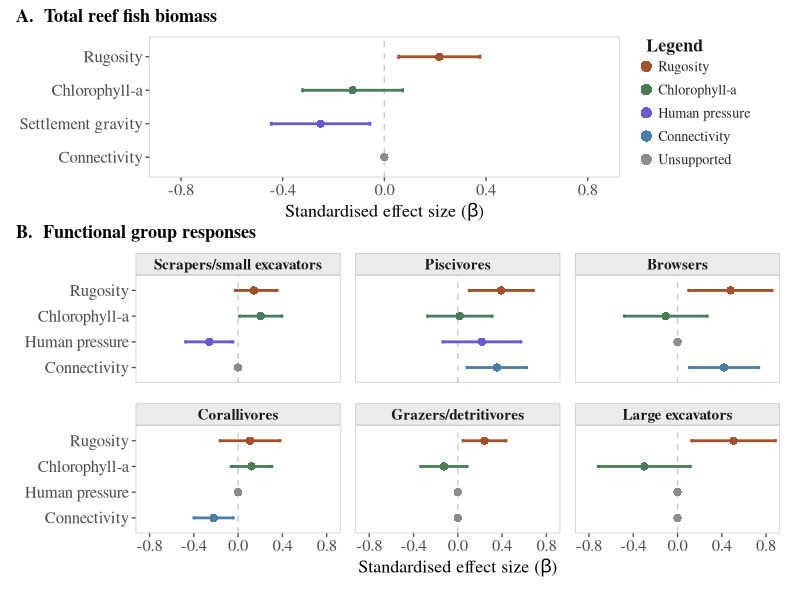
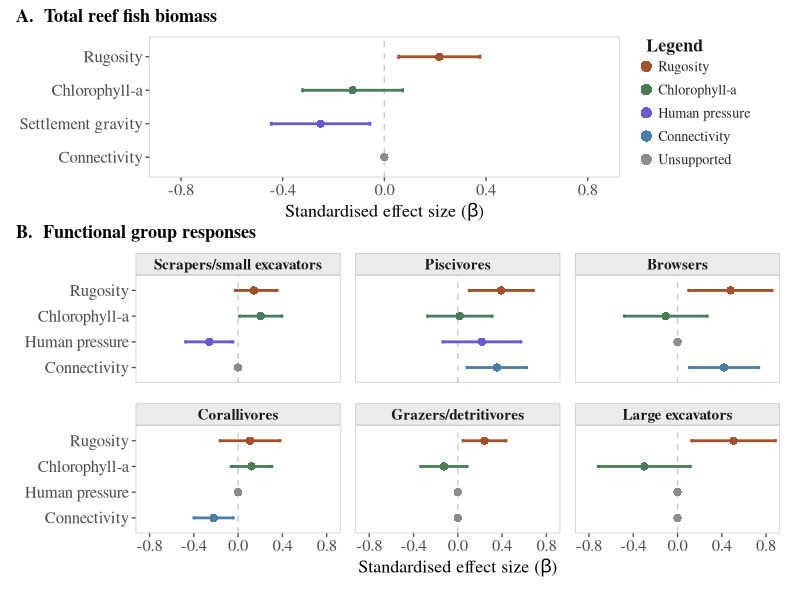

These charts were generated, in order, by the following R code:
# Packages
library(ggplot2)
library(dplyr)
library(tibble)
library(patchwork)
library(cowplot)

font <- "serif"

pred_cols <- c(
  "Rugosity"           = "#A0522D",
  "Chlorophyll-a"      = "#4A7C59",
  "Settlement gravity" = "#6A5ACD",
  "Human pressure"     = "#6A5ACD",
  "Connectivity"       = "#4A7FA5"
)

x_scale <- scale_x_continuous(
  limits = c(-0.925, 0.925),
  breaks = c(-0.8, -0.4, 0, 0.4, 0.8),
  expand = expansion(mult = c(0, 0))
)

base_panel_theme <- theme_classic(base_family = font) +
  theme(
    axis.title.x     = element_text(size = 13),
    axis.text.y      = element_text(size = 12),
    axis.text.x      = element_text(size = 12),
    axis.line        = element_blank(),
    axis.ticks       = element_line(linewidth = 0.45, color = "grey30"),
    panel.border     = element_rect(color = "grey75", fill = NA, linewidth = 0.4),
    panel.background = element_rect(fill = "white", color = NA),
    plot.background  = element_rect(fill = "white", color = NA),
    legend.position  = "none",
    plot.margin      = margin(4, 4, 4, 4),
    strip.background = element_rect(fill = "grey92", color = "grey75", linewidth = 0.4),
    strip.text       = element_text(size = 11, face = "bold", family = font,
                                    margin = margin(3, 0, 3, 0))
  )

# 1. Total Biomass ----
total_biomass <- tribble(
  ~term,               ~beta,  ~lower,  ~upper,  ~status,
  "Rugosity",           0.216,  0.056,   0.376,  "supported",
  "Chlorophyll-a",     -0.125, -0.322,   0.072,  "supported",
  "Settlement gravity",-0.251, -0.445,  -0.057,  "supported",
  "Connectivity",       0.000,     NA,      NA,   "unsupported"
)

plot_total <- ggplot(total_biomass, aes(x = beta, y = term)) +
  geom_vline(xintercept = 0, linewidth = 0.5, linetype = "dashed", color = "grey80") +
  geom_errorbarh(
    data = filter(total_biomass, status == "supported"),
    aes(xmin = lower, xmax = upper, color = term),
    height = 0.12, linewidth = 0.95
  ) +
  geom_point(
    data = filter(total_biomass, status == "supported"),
    aes(color = term), shape = 16, size = 2.5
  ) +
  geom_point(
    data = filter(total_biomass, status == "unsupported"),
    aes(x = 0), shape = 16, color = "grey55", size = 2.5
  ) +
  scale_color_manual(values = pred_cols) +
  scale_y_discrete(limits = c("Connectivity", "Settlement gravity", "Chlorophyll-a", "Rugosity")) +
  x_scale +
  labs(x = expression("Standardised effect size (" * beta * ")"), y = NULL) +
  base_panel_theme   # no facet_wrap

# 2. Scrapers ----
scrapers <- tribble(
  ~term,             ~beta,  ~lower,  ~upper,  ~status,
  "Rugosity",         0.143, -0.024,   0.351,  "supported",
  "Chlorophyll-a",    0.204,  0.013,   0.396,  "supported",
  "Human pressure",  -0.261, -0.475,  -0.047,  "supported",
  "Connectivity",     0.000,     NA,      NA,   "unsupported"
) |> mutate(panel = "Scrapers/small excavators")

plot_scrapers <- ggplot(scrapers, aes(x = beta, y = term)) +
  geom_vline(xintercept = 0, linewidth = 0.5, linetype = "dashed", color = "grey80") +
  geom_errorbarh(
    data = filter(scrapers, status == "supported"),
    aes(xmin = lower, xmax = upper, color = term),
    height = 0.12, linewidth = 0.95
  ) +
  geom_point(
    data = filter(scrapers, status == "supported"),
    aes(color = term), shape = 16, size = 2.5
  ) +
  geom_point(
    data = filter(scrapers, status == "unsupported"),
    aes(x = 0), shape = 16, color = "grey55", size = 2.5
  ) +
  scale_color_manual(values = pred_cols) +
  scale_y_discrete(limits = c("Connectivity", "Human pressure", "Chlorophyll-a", "Rugosity")) +
  x_scale +
  facet_wrap(~panel) +
  labs(x = expression("Standardised effect size (" * beta * ")"), y = NULL) +
  base_panel_theme

# 3. Piscivores ----
piscivores <- tribble(
  ~term,             ~beta,  ~lower,  ~upper,  ~status,
  "Rugosity",         0.392,  0.103,   0.682,  "supported",
  "Chlorophyll-a",    0.018, -0.274,   0.311,  "supported",
  "Human pressure",   0.218, -0.135,   0.571,  "supported",
  "Connectivity",     0.353,  0.084,   0.622,  "supported"
) |> mutate(panel = "Piscivores")

plot_piscivores <- ggplot(piscivores, aes(x = beta, y = term)) +
  geom_vline(xintercept = 0, linewidth = 0.5, linetype = "dashed", color = "grey80") +
  geom_errorbarh(
    data = filter(piscivores, status == "supported"),
    aes(xmin = lower, xmax = upper, color = term),
    height = 0.12, linewidth = 0.95
  ) +
  geom_point(
    data = filter(piscivores, status == "supported"),
    aes(color = term), shape = 16, size = 2.5
  ) +
  scale_color_manual(values = pred_cols) +
  scale_y_discrete(limits = c("Connectivity", "Human pressure", "Chlorophyll-a", "Rugosity")) +
  x_scale +
  facet_wrap(~panel) +
  labs(x = expression("Standardised effect size (" * beta * ")"), y = NULL) +
  base_panel_theme

# 4. Browsers ----
browsers <- tribble(
  ~term,             ~beta,  ~lower,  ~upper,  ~status,
  "Rugosity",         0.479,  0.101,   0.854,  "supported",
  "Chlorophyll-a",   -0.106, -0.481,   0.269,  "supported",
  "Human pressure",   0.000,     NA,      NA,   "unsupported",
  "Connectivity",     0.421,  0.108,   0.734,  "supported"
) |> mutate(panel = "Browsers")

plot_browsers <- ggplot(browsers, aes(x = beta, y = term)) +
  geom_vline(xintercept = 0, linewidth = 0.5, linetype = "dashed", color = "grey80") +
  geom_errorbarh(
    data = filter(browsers, status == "supported"),
    aes(xmin = lower, xmax = upper, color = term),
    height = 0.12, linewidth = 0.95
  ) +
  geom_point(
    data = filter(browsers, status == "supported"),
    aes(color = term), shape = 16, size = 2.5
  ) +
  geom_point(
    data = filter(browsers, status == "unsupported"),
    aes(x = 0), shape = 16, color = "grey55", size = 2.5
  ) +
  scale_color_manual(values = pred_cols) +
  scale_y_discrete(limits = c("Connectivity", "Human pressure", "Chlorophyll-a", "Rugosity")) +
  x_scale +
  facet_wrap(~panel) +
  labs(x = expression("Standardised effect size (" * beta * ")"), y = NULL) +
  base_panel_theme

# 5. Corallivores ----
corallivores <- tribble(
  ~term,             ~beta,  ~lower,  ~upper,  ~status,
  "Rugosity",         0.108, -0.163,   0.379,  "supported",
  "Chlorophyll-a",    0.121, -0.063,   0.305,  "supported",
  "Human pressure",   0.000,     NA,      NA,   "unsupported",
  "Connectivity",    -0.221, -0.399,  -0.043,  "supported"
) |> mutate(panel = "Corallivores")

plot_corallivores <- ggplot(corallivores, aes(x = beta, y = term)) +
  geom_vline(xintercept = 0, linewidth = 0.5, linetype = "dashed", color = "grey80") +
  geom_errorbarh(
    data = filter(corallivores, status == "supported"),
    aes(xmin = lower, xmax = upper, color = term),
    height = 0.12, linewidth = 0.95
  ) +
  geom_point(
    data = filter(corallivores, status == "supported"),
    aes(color = term), shape = 16, size = 2.5
  ) +
  geom_point(
    data = filter(corallivores, status == "unsupported"),
    aes(x = 0), shape = 16, color = "grey55", size = 2.5
  ) +
  scale_color_manual(values = pred_cols) +
  scale_y_discrete(limits = c("Connectivity", "Human pressure", "Chlorophyll-a", "Rugosity")) +
  x_scale +
  facet_wrap(~panel) +
  labs(x = expression("Standardised effect size (" * beta * ")"), y = NULL) +
  base_panel_theme

# 6. Grazer-detritivores ----
grazer_detritivores <- tribble(
  ~term,             ~beta,  ~lower,  ~upper,  ~status,
  "Rugosity",         0.241,  0.047,   0.435,  "supported",
  "Chlorophyll-a",   -0.125, -0.335,   0.084,  "supported",
  "Human pressure",   0.000,     NA,      NA,   "unsupported",
  "Connectivity",     0.000,     NA,      NA,   "unsupported"
) |> mutate(panel = "Grazers/detritivores")

plot_grazers <- ggplot(grazer_detritivores, aes(x = beta, y = term)) +
  geom_vline(xintercept = 0, linewidth = 0.5, linetype = "dashed", color = "grey80") +
  geom_errorbarh(
    data = filter(grazer_detritivores, status == "supported"),
    aes(xmin = lower, xmax = upper, color = term),
    height = 0.12, linewidth = 0.95
  ) +
  geom_point(
    data = filter(grazer_detritivores, status == "supported"),
    aes(color = term), shape = 16, size = 2.5
  ) +
  geom_point(
    data = filter(grazer_detritivores, status == "unsupported"),
    aes(x = 0), shape = 16, color = "grey55", size = 2.5
  ) +
  scale_color_manual(values = pred_cols) +
  scale_y_discrete(limits = c("Connectivity", "Human pressure", "Chlorophyll-a", "Rugosity")) +
  x_scale +
  facet_wrap(~panel) +
  labs(x = expression("Standardised effect size (" * beta * ")"), y = NULL) +
  base_panel_theme

# 7. Large excavators ----
large_excavators <- tribble(
  ~term,             ~beta,  ~lower,  ~upper,  ~status,
  "Rugosity",         0.506,  0.128,   0.884,  "supported",
  "Chlorophyll-a",   -0.300, -0.715,   0.116,  "supported",
  "Human pressure",   0.000,     NA,      NA,   "unsupported",
  "Connectivity",     0.000,     NA,      NA,   "unsupported"
) |> mutate(panel = "Large excavators")

plot_excavators <- ggplot(large_excavators, aes(x = beta, y = term)) +
  geom_vline(xintercept = 0, linewidth = 0.5, linetype = "dashed", color = "grey80") +
  geom_errorbarh(
    data = filter(large_excavators, status == "supported"),
    aes(xmin = lower, xmax = upper, color = term),
    height = 0.12, linewidth = 0.95
  ) +
  geom_point(
    data = filter(large_excavators, status == "supported"),
    aes(color = term), shape = 16, size = 2.5
  ) +
  geom_point(
    data = filter(large_excavators, status == "unsupported"),
    aes(x = 0), shape = 16, color = "grey55", size = 2.5
  ) +
  scale_color_manual(values = pred_cols) +
  scale_y_discrete(limits = c("Connectivity", "Human pressure", "Chlorophyll-a", "Rugosity")) +
  x_scale +
  facet_wrap(~panel) +
  labs(x = expression("Standardised effect size ( " * beta * " )"), y = NULL) +
  base_panel_theme

# Legend
legend_data <- tibble(
  label  = c("Rugosity", "Chlorophyll-a", "Human pressure", "Connectivity", "Unsupported"),
  colour = c("#A0522D", "#4A7C59", "#6A5ACD", "#4A7FA5", "grey55"),
  y      = 5:1
)

legend_plot <- ggplot(legend_data, aes(x = 0.2, y = y, color = colour)) +
  geom_point(shape = 16, size = 3.5) +  
  geom_text(
    aes(x = 0.38, label = label),
    color = "grey15", hjust = 0, size = 3.6, family = font
  ) +
  annotate(
    "text", x = 0.2, y = 5.9,
    label = "Legend", hjust = 0,
    fontface = "bold", size = 4.5, family = font, color = "grey10"
  ) +
  scale_color_identity() +
  scale_x_continuous(limits = c(0.1, 2.0)) +
  scale_y_continuous(limits = c(0.5, 6.0)) +
  theme_void(base_family = font) +
  theme(
    plot.background = element_rect(fill = "white", color = NA),
    plot.margin     = margin(6, 10, 6, 6)
  )

# Assemble ----
hide_y <- theme(axis.text.y = element_blank(), axis.ticks.y = element_blank())
hide_x <- theme(axis.title.x = element_blank(), axis.text.x = element_blank(),
                axis.ticks.x = element_blank())

row1 <- (plot_scrapers   + hide_x + theme(plot.margin = margin(4,4,8,4))) |
  (plot_piscivores + hide_y + hide_x + theme(plot.margin = margin(4,4,8,4))) |
  (plot_browsers   + hide_y + hide_x + theme(plot.margin = margin(4,4,8,4)))

row2 <- (plot_corallivores + theme(axis.title.x = element_blank())) |
  (plot_grazers      + hide_y) |
  (plot_excavators   + hide_y + theme(axis.title.x = element_blank()))

panel_b <- (row1 / row2) +
  plot_layout(heights = c(1, 1))

# Assemble without tags
top_row <- wrap_elements(full =
                           (plot_total | legend_plot) + plot_layout(widths = c(3.4, 1))
)

fig3_notags <- (top_row / wrap_elements(full = panel_b)) +
  plot_layout(heights = c(1, 1.7)) &
  theme(plot.margin = margin(t = 15, r = 5, b = 5, l = 5))

fig3 <- ggdraw(fig3_notags) +
  draw_label("A.  Total reef fish biomass",
             x = 0.02, y = 0.985,
             hjust = 0, vjust = 1,
             fontface = "bold", size = 13, fontfamily = font) +
  draw_label("B.  Functional group responses",
             x = 0.02, y = 0.625,
             hjust = 0, vjust = 1,
             fontface = "bold", size = 13, fontfamily = font)

ggsave("fig3.pdf", fig3,
       width = 10, height = 7.5,
       units = "in",
       bg = "white",
       useDingbats = FALSE)

ggsave("fig3.png", fig3,
       width = 10, height = 7.5,
       units = "in",
       dpi = 96,
       bg = "white")
